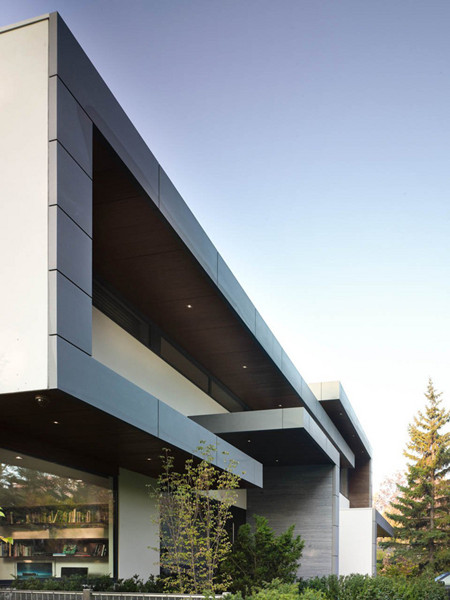
//> input picture opencv3_example/ch7/images/6.jpg, 450 x 600 px
$ ./006_HoughLines   (built with g++ and OpenCV 4)
//> lines starting //> are read from the running program, lines starting //| are printed output that depends on the picture; after the words box and inside, x2 and y2 are one past the last pixel; in counts of white or black regions, pixels touching at a corner belong together
//---------------【霍夫变换】----------------
// 描述：HoughLines 函数用法示例
//------------------------------------------
#include <opencv2/opencv.hpp>
#include <opencv2/imgproc/imgproc.hpp>

using namespace cv;
using namespace std;

//-----------------------------------【main( )函数】--------------------------------------------
//		描述：控制台应用程序的入口函数，我们的程序从这里开始
//-----------------------------------------------------------------------------------------------
int main( )
{
	//【1】载入原始图和Mat变量定义
	Mat srcImage = imread("images/6.jpg");  //工程目录下应该有一张名为1.jpg的素材图
//> srcImage is the input picture: 600 rows x 450 cols, CV_8UC3; mean B, G, R 148.8, 144.3, 139
	Mat midImage,dstImage;//临时变量和目标图的定义

	//【2】进行边缘检测和转化为灰度图
	Canny(srcImage, midImage, 50, 200, 3);//进行一此canny边缘检测
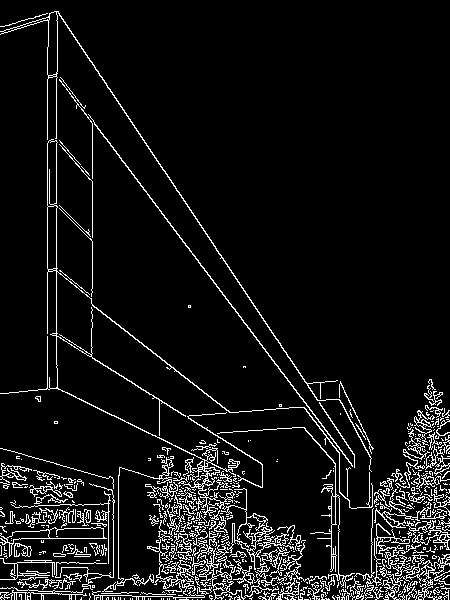
//> midImage: 600 rows x 450 cols, CV_8UC1; 7.4% white in thin lines or dots
	cvtColor(midImage,dstImage, COLOR_GRAY2BGR);//转化边缘检测后的图为灰度图
//> dstImage: 600 rows x 450 cols, CV_8UC3; 7.4% white in thin lines or dots

	//【3】进行霍夫线变换
	vector<Vec2f> lines;//定义一个矢量结构lines用于存放得到的线段矢量集合
	HoughLines(midImage, lines, 1, CV_PI/180, 150, 0, 0 );
//> lines = 37 lines (rho, theta), first 12: [-1, 2.5], [-40, 2.55], [47, 0], [56, 0], [324, 2.02], [92, 0], [254, 2.13], [183, 2.23], [538, 1.57], [593, 1.59], [594, 1.55], [-7, 2.51]

	//【4】依次在图中绘制出每条线段
	for( size_t i = 0; i < lines.size(); i++ )
	{
		float rho = lines[i][0], theta = lines[i][1];
		Point pt1, pt2;
		double a = cos(theta), b = sin(theta);
		double x0 = a*rho, y0 = b*rho;
		pt1.x = cvRound(x0 + 1000*(-b));
		pt1.y = cvRound(y0 + 1000*(a));
		pt2.x = cvRound(x0 - 1000*(-b));
		pt2.y = cvRound(y0 - 1000*(a));
		//此句代码的OpenCV2版为:
		//line( dstImage, pt1, pt2, Scalar(55,100,195), 1, CV_AA);
		//此句代码的OpenCV3版为:
		line( dstImage, pt1, pt2, Scalar(55,100,195), 1, LINE_AA);
	}
//> this loop made 37 passes
//> (rho, theta, a, b, x0, y0) on passes 1 to 12: (-1, 2.5, -0.799, 0.602, 0.799, -0.602), (-40, 2.55, -0.829, 0.559, 33.16, -22.37), (47, 0, 1, 0, 47, 0), (56, 0, 1, 0, 56, 0), (324, 2.02, -0.438, 0.899, -142, 291.2), (92, 0, 1, 0, 92, 0), (254, 2.13, -0.53, 0.848, -134.6, 215.4), (183, 2.23, -0.616, 0.788, -112.7, 144.2), (538, 1.57, -4.37e-08, 1, -2.35e-05, 538), (593, 1.59, -0.0175, 1, -10.35, 592.9), (594, 1.55, 0.0175, 1, 10.37, 593.9), (-7, 2.51, -0.809, 0.588, 5.66, -4.11)
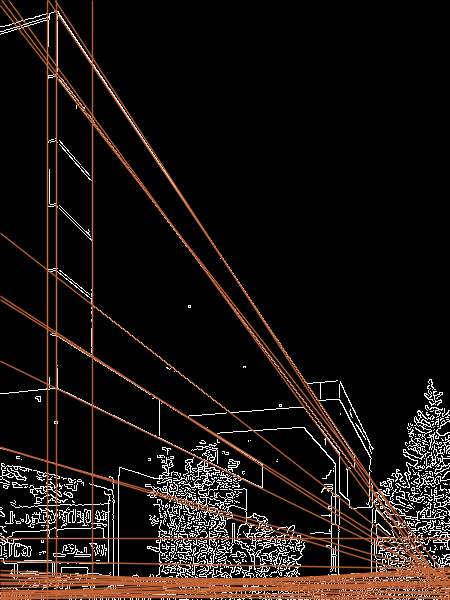
//> dstImage: 600 rows x 450 cols, CV_8UC3; mean B, G, R 16.9, 20.2, 27

	//【5】显示原始图
	imshow("【原始图】", srcImage);

	//【6】边缘检测后的图
	imshow("【边缘检测后的图】", midImage);

	//【7】显示效果图
	imshow("【效果图】", dstImage);

	waitKey(0);

	return 0;
}

$ run again, with opencv3_example/ch7/images/1.jpg copied over opencv3_example/ch7/images/6.jpg
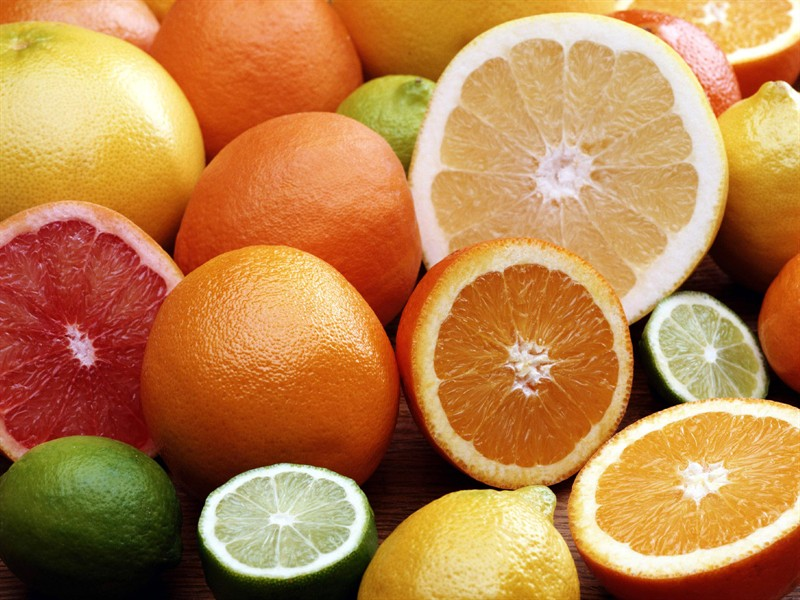
//> input picture opencv3_example/ch7/images/1.jpg, 800 x 600 px
//> srcImage is the input picture: 600 rows x 800 cols, CV_8UC3; mean B, G, R 76, 130.3, 185.2
//> `Canny(srcImage, midImage, 50, 200, 3);`:
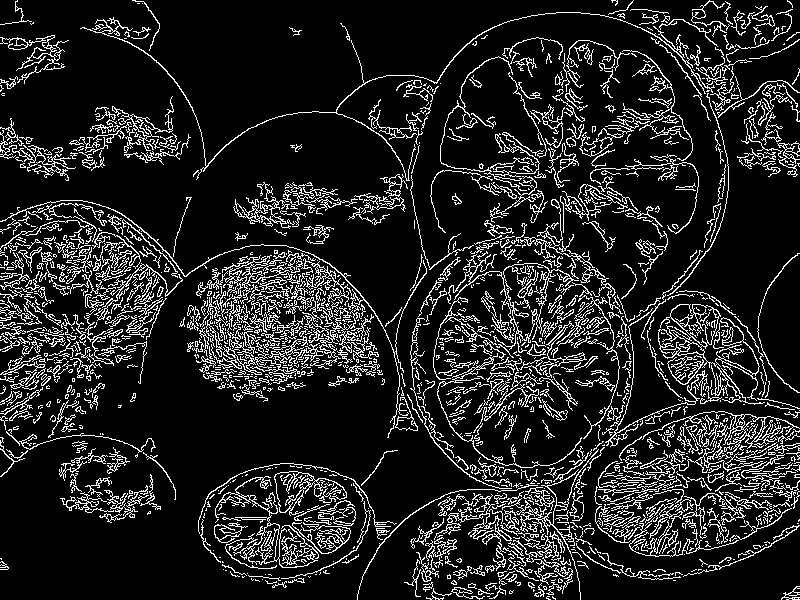
//> midImage: 600 rows x 800 cols, CV_8UC1; 13.7% white in thin lines or dots
//> lines = 2438 lines (rho, theta), first 12: [-1, 2.36], [6, 2.36], [1, 2.36], [-4, 2.36], [260, 1.78], [236, 1.85], [-6, 2.36], [4, 2.36], [217, 1.87], [218, 1.88], [195, 1.9], [258, 1.8]
//> the loop `for( size_t i = 0; i < lines.size(); i++ )` made 2438 passes
//> (rho, theta, a, b, x0, y0) on passes 1 to 3: (-1, 2.36, -0.707, 0.707, 0.707, -0.707), (6, 2.36, -0.707, 0.707, -4.24, 4.24), (1, 2.36, -0.707, 0.707, -0.707, 0.707)
//> after the loop `for( size_t i = 0; i < lines.size(); i++ )`:
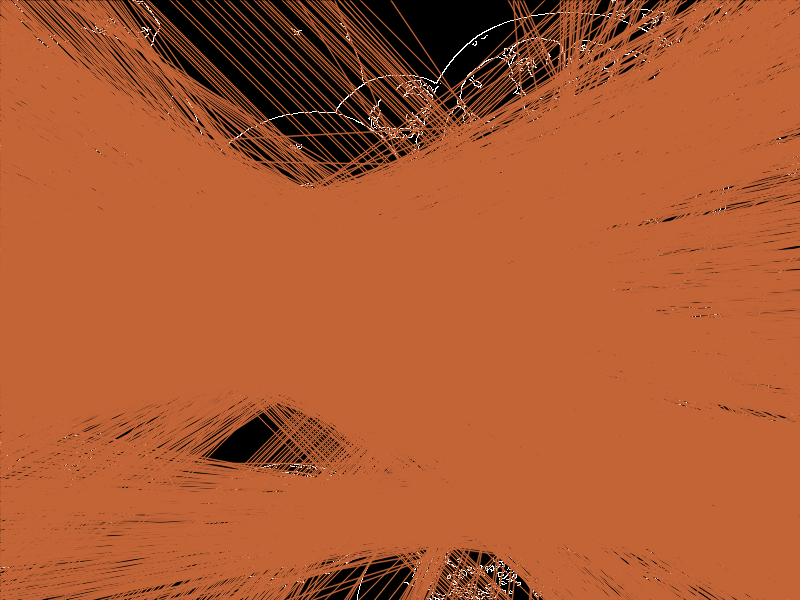
//> dstImage: 600 rows x 800 cols, CV_8UC3; mean B, G, R 49.5, 89, 172.6
